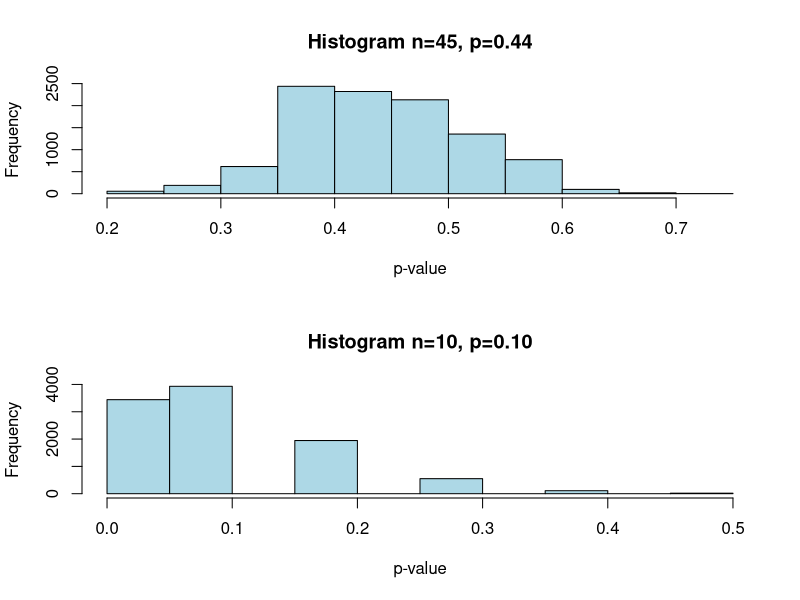

This figure's R source:
plot_sim <- function(n, p) {
  hs<-c()
  inside <- 0
  q <- qnorm(0.025, mean=0, sd=1) *-1
  H <- p

  for (i in 1:10000) {
    ys <- rbinom(n, 1, p)
    h <- sum(ys)/n
    hs <- c(hs, h)
    seh <- sqrt((h*(1-h))/n)
    I <- c(h-q*seh,h+q*seh)
    if (H > I[1] && H < I[2]) {
      inside <- inside + 1
    }
  }
  hist(hs, main=sprintf("Histogram n=%d, p=%.2f",n, p), xlab="p-value",col="lightblue")
  inside/10000
}

# 6a)
# For that let n=45 and p=4/9.
# 6b)
# For that let n=10 and p=1/10.
# 6c)
# Visualize the simulated relative frequencies from (a) and (b) in a histogram
# each and comment on the simulated coverage probabilities.
(par(mfrow=c(2,1)))
plot_sim(45, 4/9)
plot_sim(10, 1/10)